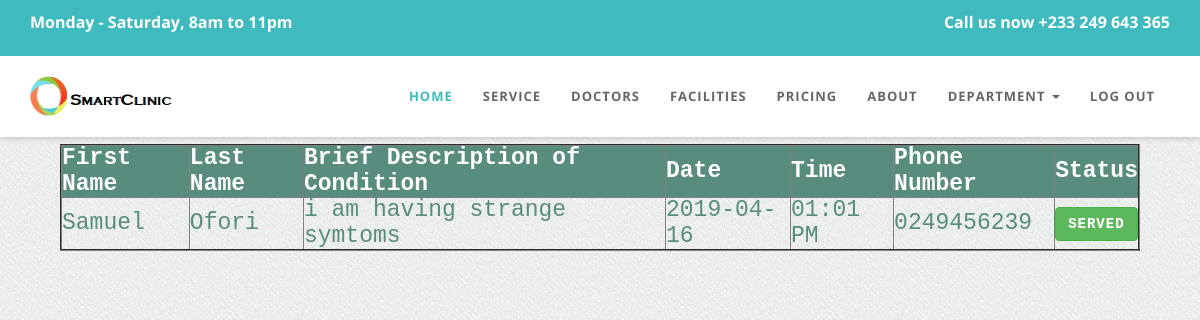
Page /Backend/paediatric.php on the committed database.
### tables this page shows
CREATE TABLE `appointment` (
  `fname` varchar(1000) NOT NULL,
  `lname` varchar(1000) NOT NULL,
  `pNum` varchar(10) NOT NULL,
  `app_message` varchar(10000) NOT NULL,
  `email` varchar(100) NOT NULL,
  `app_time` time(3) NOT NULL,
  `app_date` date NOT NULL,
  `department` varchar(100) NOT NULL,
  `client_id` int(255) NOT NULL,
  `app_id` int(255) NOT NULL
);

### Backend/paediatric.php (the view, shortened to what this page needs)
<!DOCTYPE html>
<html lang="en">
<head>
  <link href="css/bootstrap.min.css" rel="stylesheet" type="text/css">
  <link href="font-awesome/css/font-awesome.min.css" rel="stylesheet" type="text/css" />
  <link rel="stylesheet" type="text/css" href="plugins/cubeportfolio/css/cubeportfolio.min.css">
  <link href="css/nivo-lightbox.css" rel="stylesheet" />
  <link href="css/nivo-lightbox-theme/default/default.css" rel="stylesheet" type="text/css" />
  <link href="css/owl.carousel.css" rel="stylesheet" media="screen" />
  <link href="css/owl.theme.css" rel="stylesheet" media="screen" />
  <link href="css/animate.css" rel="stylesheet" />
  <link href="css/style.css" rel="stylesheet">
  <link id="bodybg" href="bodybg/bg1.css" rel="stylesheet" type="text/css" />
  <link id="t-colors" href="color/default.css" rel="stylesheet">
</head>
<body id="page-top" data-spy="scroll" data-target=".navbar-custom" >
  <div id="wrapper">
    <nav class="navbar navbar-custom navbar-fixed-top" role="navigation">
      <div class="top-area">
        <div class="container">
          <div class="row">
            <div class="col-sm-6 col-md-6">
              <p class="bold text-left">Monday - Saturday, 8am to 11pm </p>
            </div>
            <div class="col-sm-6 col-md-6">
              <p class="bold text-right">Call us now +233 249 643 365</p>
            </div>
          </div>
        </div>
      </div>
      <div class="container navigation">
        <div class="navbar-header page-scroll">
          <a class="navbar-brand" href="index-2.php">
                    <img src="img/logo.png" alt="" width="150" height="40" />
                </a>
        </div>
        <div class="collapse navbar-collapse navbar-right navbar-main-collapse">
          <ul class="nav navbar-nav">
            <li class="active"><a href="index-2.php">Home</a></li>
            <li><a href="index-2.php#service">Service</a></li>
            <li><a href="index-2.php#doctor">Doctors</a></li>
            <li><a href="index-2.php#facilities">Facilities</a></li>
            <li><a href="index-2.php#pricing">Pricing</a></li>
            <li><a href="#about">About</a></li>
             <li class="dropdown">
          <a href="#" class="dropdown-toggle" data-toggle="dropdown" role="button" aria-expanded="false">Department <span class="caret"></span></a>
        </li>
            <li><a href="index.php">Log out</a></li>
          </ul>
        </div>
      </div>
    </nav>
      </div>
      <div class="sticky-top">
    <?php
$username = "root";
$password = "";
$database = "smartclinic";
$mysqli = new mysqli("localhost", $username, $password, $database);
$query = "SELECT app_id, fname, lname, app_message,app_date, TIME_FORMAT(app_time, '%h:%i %p')app_time,pNum FROM appointment WHERE department='Paediatrics'ORDER BY app_date ASC, app_time ASC";
echo '<table border="2" align="center">
      <tr>
          <th>First Name </th>
          <th>Last Name </th>
          <th>Brief Description of Condition</th>
          <th>Date</th>
          <th>Time</th>
           <th>Phone Number</th>
          <th>Status</th>
      </tr>';
if ($result = $mysqli->query($query)) {
    while ($row = $result->fetch_assoc()) {
       $app_id = $row["app_id"];
        $fname = $row["fname"];
        $lname = $row["lname"];
        $pNum = $row["pNum"];
        $app_time = $row["app_time"];
        $app_date = $row["app_date"];
        $app_message = $row["app_message"];
        echo '<tr>
                  <td>'.$fname.'</td>
                  <td>'.$lname.'</td>
                  <td>'.$app_message.'</td>
                  <td>'.$app_date.'</td>
                  <td>'.$app_time.'</td>
                  <td>'.$pNum.'</td>
                  <td><a href="delete.php?app_id='. $app_id . '&page=3" class="btn btn-success" role="button">Served</a></td>
              </tr>';
    }
}
?>
</div>
</body>
</html>

### Backend/css/style.css (style rules this page uses)
body { width: 100%; height: 100%; font-family: 'Open Sans', sans-serif; font-weight: 300; color: #666; background-color: #ddd; font-size: 16px; line-height: 1.6em; }
html { width: 100%; height: 100%; }
p { margin: 0 0 20px; }
p.bold { font-weight: 700; }
a { color: #666; -webkit-transition: all .2s ease-in-out; -moz-transition: all .2s ease-in-out; transition: all .2s ease-in-out; }
.top-area { -webkit-transition: all .4s ease-in-out; -moz-transition: all .4s ease-in-out; transition: all .4s ease-in-out; width: 100%; color: #fff; padding-top: 10px; padding-bottom: 10px; }
.top-area p { margin-bottom: 10px; }
.navbar-brand { padding-top: 15px; margin-top: 5px; padding-bottom: 0; }
.navbar.navbar-custom { width: inherit; margin: 0 auto; padding-bottom:0; box-shadow: 0 0 3px rgba(0,0,0,0.12); box-shadow: 0 1px 6px rgba(0,0,0,.2); -webkit-box-shadow: 0 1px 6px rgba(0,0,0,.2); -moz-box-shadow: 0 1px 6px rgba(0,0,0,.2); -o-box-shadow: 0 1px 6px rgba(0,0,0,.2); }
.navbar.navbar-custom .navigation { padding-bottom: 15px; }
.navbar { margin-bottom: 0; border-bottom: 1px solid rgba(255,255,255,.3); }
.navbar-brand { font-weight: 700; }
.navbar.navbar-custom.navbar-fixed-top { background: #fff; }
.navbar.navbar-custom { padding-top: 0; }
.navbar.navbar-custom ul.nav.navbar-nav { margin-top: 15px; -webkit-transition: all .4s ease-in-out; -moz-transition: all .4s ease-in-out; transition: all .4s ease-in-out; }
.navbar-custom ul.nav li a { font-size: 13px; letter-spacing: 1px; color: #666; text-transform: uppercase; font-weight: 700; background: transparent; }
.navbar-custom.navbar-fixed-top .nav li a:hover, .navbar-custom.navbar-fixed-top .nav li a:focus, .navbar-custom.navbar-fixed-top .nav li.active a, .navbar-custom.navbar-fixed-top .nav li.active { outline: 0; background: none; }
.btn { position: relative; display: inline-block; outline: none; color: #fff; text-decoration: none; text-transform: uppercase; letter-spacing: 1px; font-weight: 400; text-shadow: 0 0 1px rgba(255,255,255,0.3); font-size: 14px; font-weight: 700; }

### Backend/bodybg/bg1.css (style rules this page uses)
body { background: url(../img/bodybg/bg1.png) repeat left top; }

### Backend/color/default.css (style rules this page uses)
.top-area { background: #3fbbc0; }
.navbar-custom.top-nav-collapse .nav li a:hover, .navbar-custom .nav li a:hover, .navbar-custom .nav li.active a,.navbar-custom.top-nav-collapse .nav li.active a { color: #3fbbc0; }

### Backend/paediatric.php (style rules this page uses)
table { padding-top: 60px; border-collapse: collapse; width:90%; color: #588c7e; font-family: monospace; font-size: 23px; margin-bottom: 5%; margin-top:12%; text-align: left; }
th { background-color: #588c7e; color: white; }

### rows in the picture
appointment: fname "Samuel", lname "Ofori", app_message "i am having strange symtoms", app_date "2019-04-16", app_time "01:01 PM", pNum "0249456239"
